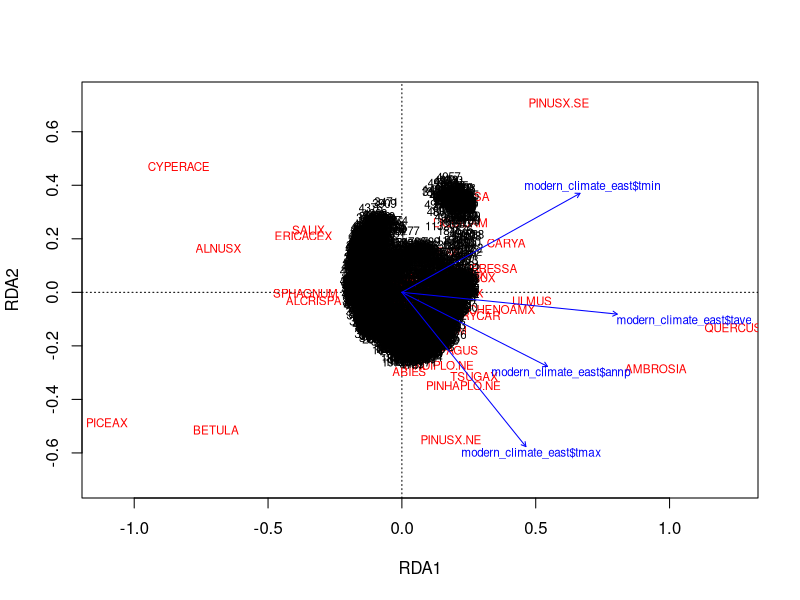
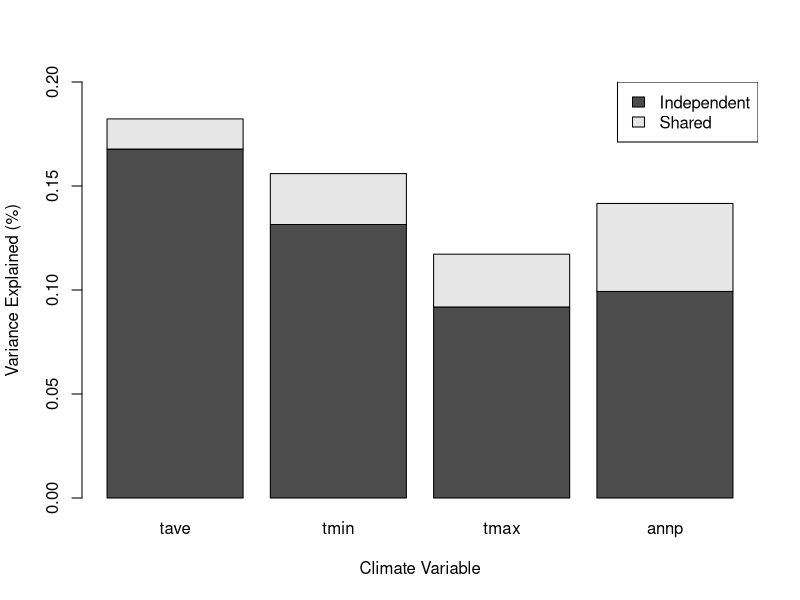

Write the R code that produced these figures, in order.
#############
# ENVIRONMENT
#############

# This information isn't very important right now, but maybe if this script is
# referenced years after it is written because R packages get updated.
# 
# Operating System: Ubuntu 20.04.4 LTS x86_64
# R Version: 4.1.2 (2021-11-01) "Bird Hippie"
# 
# Author: David Fastovich, fastovich@wisc.edu
# Date: 3/17/2022

library(vegan) # 2.5-7

# Set working directory
setwd("~/Documents/GitHub/dismal_swamp_analyses/")

#####################
# READ IN EXCEL FILES
#####################

# Data needed for analog calculations and climate reconstructions
# Note these files are ALREADY SPLIT. They are split according to the shapefiles
# from Williams and Shuman (2008, QSR) in the pollen_split.py script.
modern_pollen <- read.csv("results/whitmore_surface_expanded.csv")
modern_pollen_picea_east <- read.csv("results/whitmore_surface_expanded_east.csv")
modern_pollen_pinus_ne <- read.csv("results/whitmore_surface_expanded_ne.csv")
modern_pollen_pinus_se <- read.csv("results/whitmore_surface_expanded_se.csv")
modern_climate <- read.csv("results/whitmore_climate_expanded.csv")

# Climate
modern_pollen_climate <- read.csv("results/whitmore_climate_expanded.csv")

# Want a data frame of just the counts only and a separate data frame with all
# of the metadata
modern_pollen_picea_east_counts <- modern_pollen_picea_east[,14:147]
rownames(modern_pollen_picea_east_counts) <- modern_pollen_picea_east$ID2

######################################
# RENAME SPLIT TAXA ACCORDING TO SPLIT
######################################

# WE DON'T NEED TO RENAME PICEA SINCE WE'RE ONLY ANALYZING PICEA SITES THAT ARE
# PICEA EAST. HENCE, ALL PICEA IS THE SAME TYPE.
# 
# Not all Picea sites within the Pinus subgroups are eastern type so I'm
# removing western Picea sites.
modern_pollen_pinus_ne_picea_east <- modern_pollen_pinus_ne[(modern_pollen_pinus_ne$ID2 %in% modern_pollen_picea_east$ID2), ]
modern_pollen_pinus_se_picea_east <- modern_pollen_pinus_se[(modern_pollen_pinus_se$ID2 %in% modern_pollen_picea_east$ID2), ]

# Lets confirm that all Pinus split sites are within the Picea sites
all(modern_pollen_pinus_ne_picea_east$ID2 %in% modern_pollen_picea_east$ID2)
all(modern_pollen_pinus_se_picea_east$ID2 %in% modern_pollen_picea_east$ID2)

# Now lets build a Pinus split data frame to split Pinus within the larger Picea
# data frame
northeast_pinus <- as.integer(modern_pollen_picea_east$ID2 %in% modern_pollen_pinus_ne_picea_east$ID2)
southeast_pinus <- as.integer(modern_pollen_picea_east$ID2 %in% modern_pollen_pinus_se_picea_east$ID2)

# Apply these Pinus splits
modern_pollen_picea_east_counts$PINDIPLO.NE <- modern_pollen_picea_east_counts$PINDIPLO * northeast_pinus
modern_pollen_picea_east_counts$PINHAPLO.NE <- modern_pollen_picea_east_counts$PINHAPLO * northeast_pinus
modern_pollen_picea_east_counts$PINUSX.NE <- modern_pollen_picea_east_counts$PINUSX * northeast_pinus

modern_pollen_picea_east_counts$PINDIPLO.SE <- modern_pollen_picea_east_counts$PINDIPLO * southeast_pinus
modern_pollen_picea_east_counts$PINHAPLO.SE <- modern_pollen_picea_east_counts$PINHAPLO * southeast_pinus
modern_pollen_picea_east_counts$PINUSX.SE <- modern_pollen_picea_east_counts$PINUSX * southeast_pinus

# After applying these splits we need to set the unsplit column to 0 for sites
# that have a Pinus split. This will retain the unsplit Pinus column names for
# sites that do not have a Pinus split identifier. This is accomplished by adding
# the boolean Pinus split sites together and every site that has a value of 0
# means it does not have a split identifier. I'm also using this opportunity to
# remove sites that have both a southeast and northeast identifier - 48 sites
# in total.
split_pinus_sites <- northeast_pinus + southeast_pinus

# Sites that have a Pinus split have the unsplit columns set to 0
modern_pollen_picea_east_counts$PINDIPLO[split_pinus_sites != 0] <- 0
modern_pollen_picea_east_counts$PINHAPLO[split_pinus_sites != 0] <- 0
modern_pollen_picea_east_counts$PINUSX[split_pinus_sites != 0] <- 0

# Remove sites that are identified as NE and SE Pinus
modern_pollen_picea_east_counts <- modern_pollen_picea_east_counts[split_pinus_sites != 2,]

##############################
# TEST THE SPLITTING PROCEDURE
##############################

# Splits are tested to make sure that the Pinus rowsums are unchanged
pinus_columns <- grep("PIN", colnames(modern_pollen_picea_east_counts))

filtered_unmofidifed_counts <- modern_pollen_picea_east[split_pinus_sites != 2,]
all(rowSums(modern_pollen_picea_east_counts[, pinus_columns]) == rowSums(filtered_unmofidifed_counts[,c("PINDIPLO", "PINHAPLO", "PINUSX")]))

##############################################
# EXTRACT CLIMATE DATA FOR CORRESPONDING SITES
##############################################

# Filter climate to only keep sites that we are analyzing
modern_climate_east <- modern_climate[modern_climate$ID2 %in% as.numeric(rownames(modern_pollen_picea_east_counts)), ]

# Testing filter - SUCCESS
all(modern_climate_east$ID2 == as.numeric(rownames(modern_pollen_picea_east_counts)))

# There's a single new surface sample site without coordinates that has NA's
# for climate variables. Removing now.
modern_pollen_picea_east_counts <- modern_pollen_picea_east_counts[!is.na(modern_climate_east$tave),]
modern_climate_east <- modern_climate_east[!is.na(modern_climate_east$tave),]

################################
# ASSESS RECONSTRUCTED VARIABLES
################################

# Hellinger transform the abundance data per Legendre and Gallagher (2001)
whitmore_picea_east_hellinger <- decostand(modern_pollen_picea_east_counts, method = "hellinger")

# Perform RDA
whitmore_rda <- rda(
  whitmore_picea_east_hellinger ~ 
    modern_climate_east$tave + 
    modern_climate_east$tmin + 
    modern_climate_east$tmax + 
    modern_climate_east$annp
  )

# Plot results
# 
# Takeaways:
# 
# 1. Average temperature is primarily loaded onto RDA1 but is positively
# correlated with all other climate variables
# 2. Tmin is loaded heavily onto RDA1 and somewhat on RDA2. Tmax is loaded in
# the opposite direction on RDA1 and 2 which suggests that RDA2 is seasonality.
# This interpretation is made all the stronger by the fact that Tave has near 0
# loading on RDA2, since its the average temperature with 0 seasonality.
# 3. It looks like RDA1 is a general "climate" axis, but most heavily influenced
# by average temperature then seasonality, the precipitation.
# 4. Precipitation does not appear to be loaded very much on any of the axes.
pdf(height = 7, width = 7, "modern_pollen_rda.pdf")
plot(whitmore_rda, scaling = 2, choices = c(1, 2), type = "text")
dev.off()

# Test for significance
# 
# All significant! But interpretation is complicated given the findings from
# above.
anova.cca(whitmore_rda, permutations = 999, by = "terms")

# Test for mulitcollineary
# 
# High multicollinearity...
vif.cca(whitmore_rda)

# Variance partitioning
# 
# Most variance is shared, likely because we're using three tempeature variables
whitmore_varpart <- varpart(
  modern_pollen_picea_east_counts,
  modern_climate_east$tave,
  modern_climate_east$tmin,
  modern_climate_east$tmax,
  modern_climate_east$annp,
  transfo = "hellinger"
  )

variance_partition <- data.frame(
  variance_explained = whitmore_varpart$part$fract[1:4,3],
  unique_variance_explained = whitmore_varpart$part$indfract[1:4,3],
  variable = c("tave", "tmin", "tmax", "annp")
  )

# Create stacked barplot
pdf(height = 5, width = 5, "modern_pollen_variance_partitioning.pdf")
barplot(
  t(
    as.matrix(
      variance_partition[,1:2]
      )
    ),
  names.arg = variance_partition$variable,
  ylim = c(0, 0.2),
  ylab = "Variance Explained (%)",
  xlab = "Climate Variable",
  col = c("#4D4D4D", "#E6E6E6")
  )

legend(
  x = "topright",
  legend = c("Independent", "Shared"),
  fill = c("#4D4D4D", "#E6E6E6"),
  border = "black"
  )
dev.off()